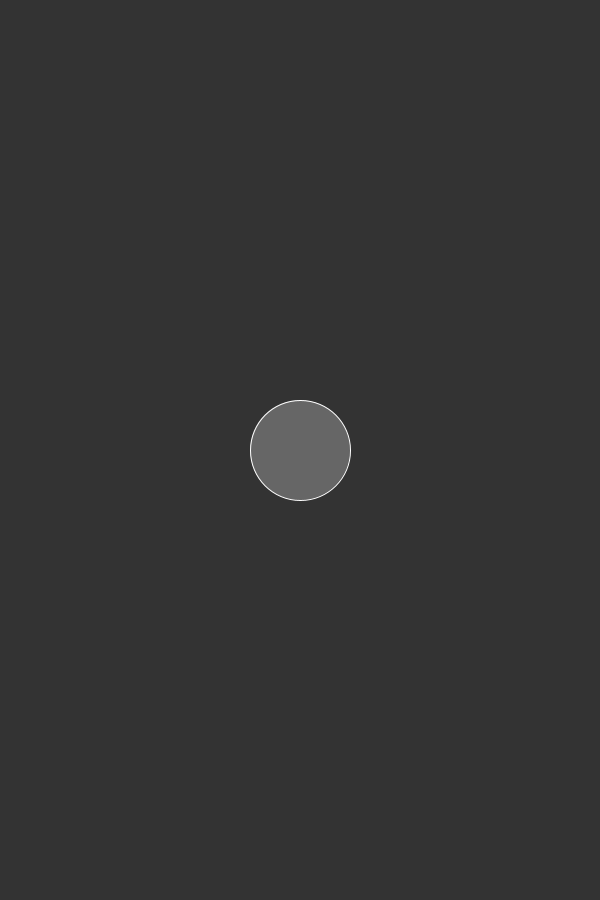
Frame 1 (no input)
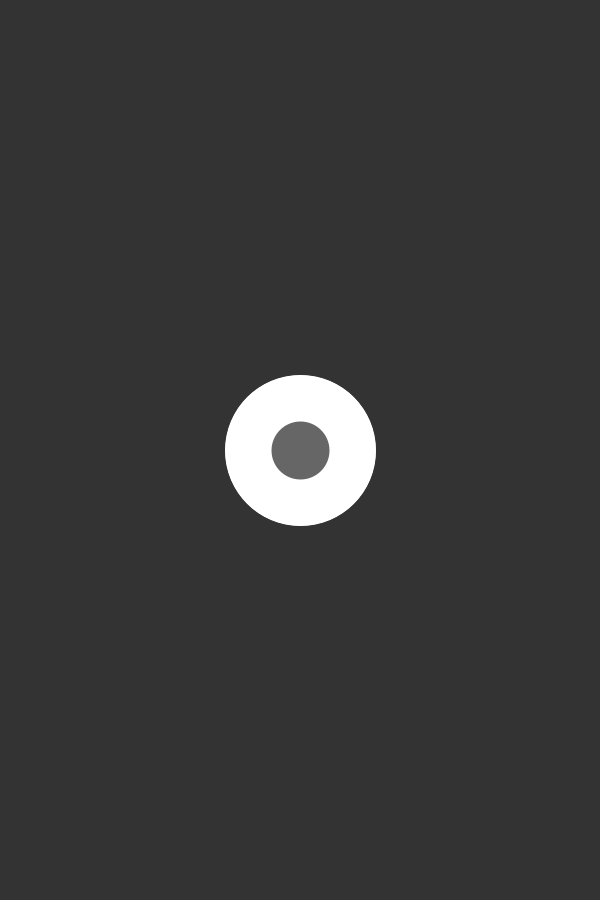
Frame 60 (the mouse pressed at the canvas centre just before this capture)
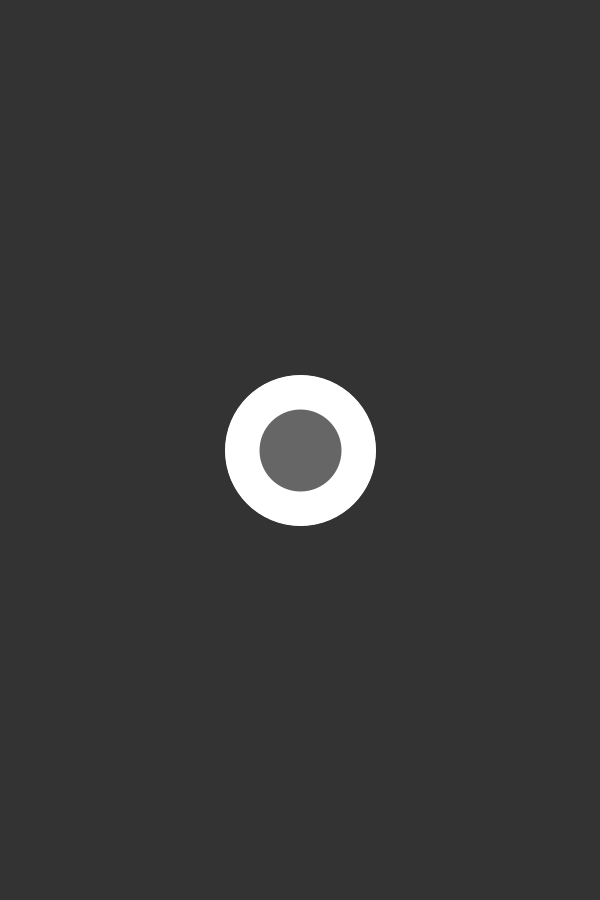
Frame 120 (the mouse held since frame 60 and released just before this capture)

The Processing sketch that drew these frames (run headless with seeded random() and noise(); from frame 60 on, the mouse is pressed at the canvas centre):

// Processing sketch: bit2atom20201109a_firstTry
// ── bit2atom20201109a_firstTry.pde
int sw = 1;
int step = 1;

void setup(){
  size(600,900);//width, height
  background(51);
  
  //fill(102);
  //strokeWeight(sw);
  //stroke(255);
  //ellipse(width/2,height/2,100,100);
}

void draw(){
  fill(102);
  strokeWeight(sw);
  stroke(255);
  ellipse(width/2,height/2,100,100);
  sw = sw + step;
  
  if(sw > 50 || sw < 1){
    step = step *-1;
  }
}
